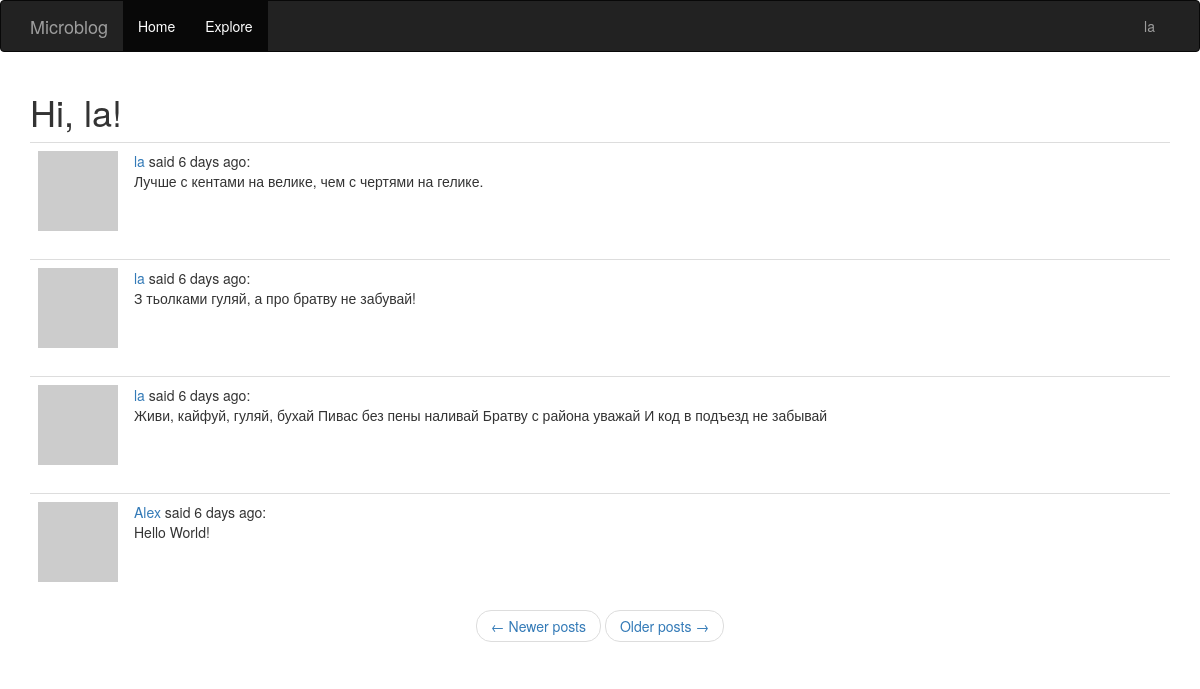
Screenshot of /explore (signed in) with the database file from the repository.
### app/models.py (models this page shows, shortened)
class User(UserMixin ,db.Model):
    id = db.Column(db.Integer, primary_key=True)
    username = db.Column(db.String(64), index=True, unique=True)
    email = db.Column(db.String(128), index=True, unique=True)
    password_hash = db.Column(db.String(128))
    posts = db.relationship('Post', backref='author', lazy='dynamic')
    about_me = db.Column(db.String(256))
    last_seen = db.Column(db.DateTime, default=datetime.utcnow)
    followed = db.relationship(
        'User', secondary=followers,
        primaryjoin=(followers.c.follower_id==id),
        secondaryjoin=(followers.c.followed_id==id),
        backref=db.backref('followers', lazy='dynamic'), lazy='dynamic'
    )
    def avatar(self, size):
        digest = md5(self.email.lower().encode('utf-8')).hexdigest()
        return 'https://www.gravatar.com/avatar/{}?d=identicon&s={}'.format(
            digest, size)

class Post(db.Model):
    id = db.Column(db.Integer, primary_key=True)
    body = db.Column(db.String(256))
    timestamp = db.Column(db.DateTime, index=True, default=datetime.utcnow)
    user_id = db.Column(db.Integer, db.ForeignKey('user.id'))

### app/routes.py (the view)
@app.route('/explore')
@login_required
def explore():
    page = request.args.get('page', 1, type=int)
    posts = Post.query.order_by(Post.timestamp.desc()).paginate(
        page, app.config['POSTS_PER_PAGE'], False)
    next_url = url_for('blog', page=posts.next_num) \
        if posts.has_next else None
    prev_url = url_for('blog', page=posts.prev_num) \
        if posts.has_prev else None
    return render_template('blog.html', title="Explore", posts=posts.items,
                            next_url=next_url, prev_url=prev_url)

### app/models.py (called while the page is built)
@login.user_loader
def load_user(id):
    return User.query.get(int(id))

### app/routes.py (called while the page is built)
@app.before_request
def before_request():
    if current_user.is_authenticated:
        current_user.last_seen = datetime.utcnow()
        db.session.commit()

### app/templates/blog.html (shortened to what this page needs)
{% extends 'base.html' %}
{% import 'bootstrap/wtf.html' as wtf %}
{% block app_content %}
    <h1>Hi, {{current_user.username }}!</h1>
    {% for post in posts %}
        {% include '_post.html' %}
    {% endfor %}
    <nav arial-label="...">
        <ul class="pager">
            <li class="previous{% if not prev_url %}disabled{% endif %}">
                <a href="{{ prev_url or '#' }}">
                    <span aria-hidden="true">&larr;</span> Newer posts
                </a>
            </li>
            <li class="next{% if not next_url %}disabled{% endif %}">
                <a href="{{ next_url or '#' }}">
                    Older posts <span aria-hidden="true">&rarr;</span>
                </a>
            </li>
        </ul>
    </nav>
{% endblock  %}

### app/templates/base.html (shortened to what this page needs)
{% extends 'bootstrap/base.html' %}
{% block navbar %}
    <nav class="navbar navbar-inverse">
        <div class="container">
            <div class="navbar-header">
                <a class="navbar-brand" href="{{url_for('blog') }}">Microblog</a>
            </div>
            <div class="collapse navbar-collapse" id="bs-example-navbar-collapse-1">
                <ul class="nav navbar-nav">
                    <li class="active"><a href="{{ url_for('blog') }}">Home</a></li>
                    <li class="active"><a href="{{ url_for('explore') }}">Explore</a></li>
                </ul>
                <ul class="nav navbar-nav navbar-right">
                    {% if current_user.is_anonymous %}
                    <li><button type="submit" class="btn btn-default"><a href="{{ url_for('login') }}">Sign in</a></button></li>
                    {% else %}
                    <li class="dropdown">
                        <a href="#" class="dropdown-toggle" data-toggle="dropdown" role="button" aria-haspopup="true" aria-expanded="false">{{ current_user.username }}</a>
                    </div>
                    {% endif %}
            </div>
    </nav>
{% endblock  %}
{% block content %}
    <div class="container">
        {% block app_content %}{% endblock  %}
{% endblock  %}

### app/templates/_post.html
<table class="table table-hover">
    <tr>
        <td width="70px">
            <a href="{{url_for('user', username=post.author.username) }}">
                <img src="{{ post.author.avatar(70) }}">
            </a>
        </td>
        <td>
            <a href="{{url_for('user', username=post.author.username) }}">
                {{ post.author.username }}
            </a>
            said {{ moment(post.timestamp).fromNow() }}: <br>{{ post.body }}
        </td>
    </tr>
</table>

### rows the page displays
User: username "la"
Post: author.username "la", timestamp "6 days ago", body "Лучше с кентами на велике, чем с чертями на гелике."
Post: author.username "la", timestamp "6 days ago", body "З тьолками гуляй, а про братву не забувай!"
Post: author.username "la", timestamp "6 days ago", body "Живи, кайфуй, гуляй, бухай Пивас без пены наливай Братву с района уважай И код в подъезд не забывай"
Post: author.username "Alex", timestamp "6 days ago", body "Hello World!"
